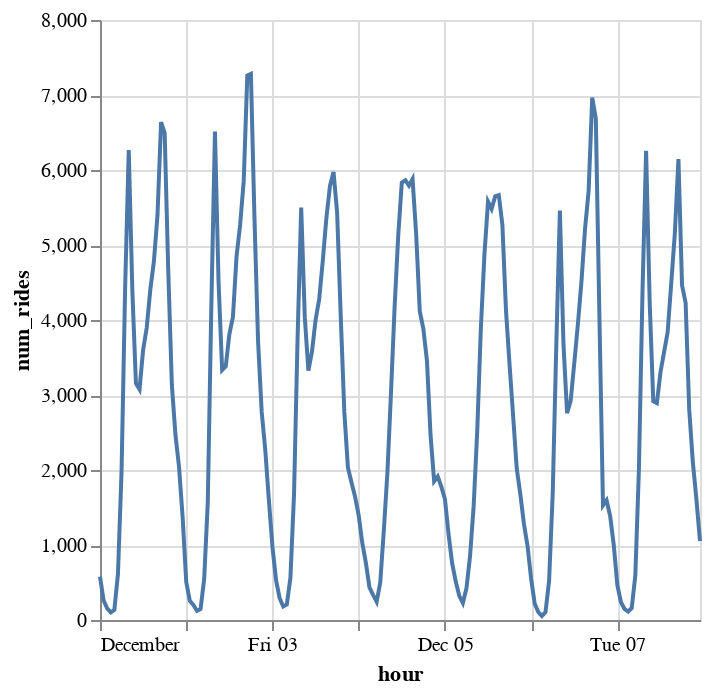

The notebook cell saved with this chart:
### Code cell
alt.Chart(hourly_counts[:168]).mark_line().encode(x = 'hour', y = 'num_rides')

### Figure 1 — Vega-Lite specification as saved in the notebook (floating-point values rounded to 4 significant figures; data arrays with more than 128 entries replaced by an {"elided": "..."} marker saying what was removed)
{"config": {"view": {"continuousWidth": 300, "continuousHeight": 300}}, "data": {"name": "data-f3419bdd6b14c61efcab9217be24834d"}, "mark": {"type": "line"}, "encoding": {"x": {"field": "hour", "type": "temporal"}, "y": {"field": "num_rides", "type": "quantitative"}}, "$schema": "https://vega.github.io/schema/vega-lite/v5.16.3.json", "datasets": {"data-f3419bdd6b14c61efcab9217be24834d": {"elided": "168 records"}}}
